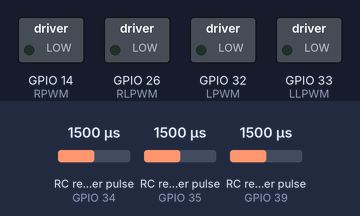
A sketch run on a simulated ESP32. Shown: switched loads named in the sketch (green lamp = pin HIGH). Wiring (inferred from the names in the program): 3 × RC receiver channel: data GPIO 34 / data GPIO 35 / data GPIO 39. Inputs (shaded band) come from the test bench; at power-on: RC receiver pulse (sensors on GPIO 34, GPIO 35, GPIO 39) 1500 µs.

Above: at 1.2 s.
1.3 s: RC receiver pulse (sensor on GPIO 34) set to 1020 µs
At 2.5 s:
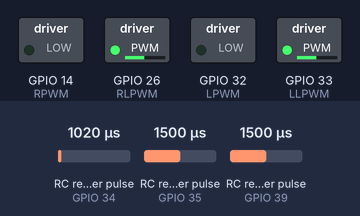
2.8 s: RC receiver pulse (sensor on GPIO 35) set to 1020 µs
At 3.4 s:
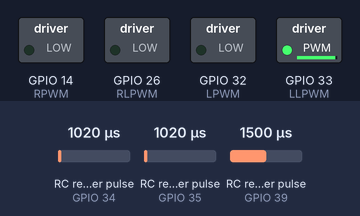
4.3 s: RC receiver pulse (sensor on GPIO 39) set to 1490 µs
At 5.0 s:
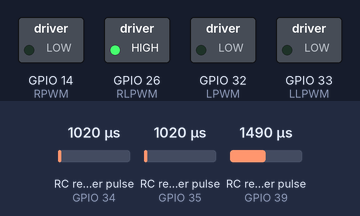
5.8 s: RC receiver pulse (sensor on GPIO 34) set to 1250 µs
At 6.9 s:
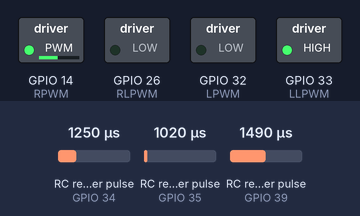
7.3 s: RC receiver pulse (sensor on GPIO 35) set to 1750 µs
At 8.5 s:
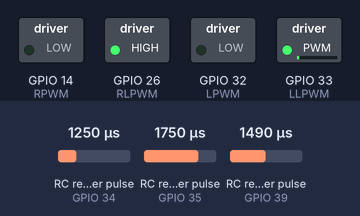
8.8 s: RC receiver pulse (sensor on GPIO 39) set to 1500 µs
At 9.2 s:
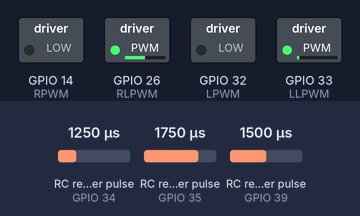
Timing chart, 0 to 11.3 s (numbered marks = the images above; inputs shaded):
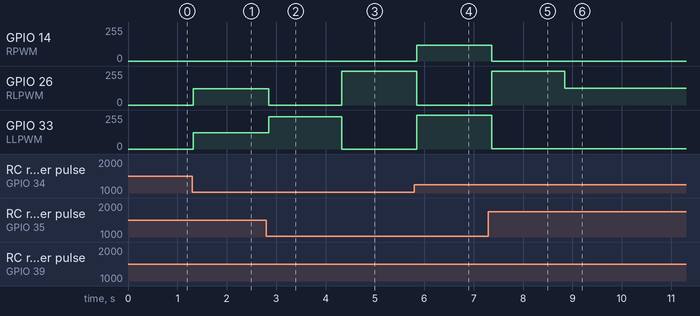

Measured:
- the behaviour switches between 1500 and 1499 µs on RC receiver pulse (sensor on GPIO 39) (found by bisection; images 2 and 3)
- after the input at 1.3 s, GPIO 26 (RLPWM), GPIO 33 (LLPWM): 0/255 → 122/255 at once
- after the input at 2.8 s, GPIO 26 (RLPWM): 122/255 → 0/255 after 0.05 s; GPIO 33 (LLPWM): 122/255 → 243/255 after 0.05 s
- after the input at 4.3 s, GPIO 26 (RLPWM): 0/255 → 255/255 at once; GPIO 33 (LLPWM): 243/255 → 0/255 at once
- after the input at 5.8 s, GPIO 14 (RPWM): 0/255 → 117/255 after 0.05 s; GPIO 26 (RLPWM): 255/255 → 0/255 after 0.05 s; GPIO 33 (LLPWM): 0/255 → 255/255 after 0.05 s
- after the input at 7.3 s, GPIO 14 (RPWM): 117/255 → 0/255 after 0.07 s; GPIO 26 (RLPWM): 0/255 → 255/255 after 0.07 s; GPIO 33 (LLPWM): 255/255 → 1/255 after 0.07 s
- after the input at 8.8 s, GPIO 26 (RLPWM): 255/255 → 127/255 after 0.05 s

The sketch:

FLYSKY_ESP32_RC_RC_BTS7960.ino
```cpp
// FlySky Receiver Input Pins
#define CH1_PIN 35  // Forward/Backward
#define CH2_PIN 34  // Left/Right
#define CH5_PIN 39  // Speed Mode toggle Switch

// BTS7960 Right Motor Pins
#define RPWM 14    // Right Motor RPWM
#define RLPWM 26   // Right Motor LPWM

// BTS7960 Left Motor Pins
#define LPWM 32    // Left Motor RPWM
#define LLPWM 33   // Left Motor LPWM

// PWM Channels
#define LPWM_CH 0
#define LLPWM_CH 1
#define RPWM_CH 2
#define RLPWM_CH 3

float speedMultiplier = 1.0;  // Initially Full Speed

int applyDeadband(int value, int threshold = 10) {
  return (abs(value) < threshold) ? 0 : value;
}

void setup() {
  Serial.begin(115200);

  // Set receiver pins
  pinMode(CH1_PIN, INPUT);
  pinMode(CH2_PIN, INPUT);
  pinMode(CH5_PIN, INPUT);

  // Set BTS7960 motor pins as OUTPUT
  pinMode(LPWM, OUTPUT);
  pinMode(LLPWM, OUTPUT);
  pinMode(RPWM, OUTPUT);
  pinMode(RLPWM, OUTPUT);

  // Setup PWM channels
  ledcSetup(LPWM_CH, 1000, 8);
  ledcAttachPin(LPWM, LPWM_CH);

  ledcSetup(LLPWM_CH, 1000, 8);
  ledcAttachPin(LLPWM, LLPWM_CH);

  ledcSetup(RPWM_CH, 1000, 8);
  ledcAttachPin(RPWM, RPWM_CH);

  ledcSetup(RLPWM_CH, 1000, 8);
  ledcAttachPin(RLPWM, RLPWM_CH);

  stopMotors();
}

void loop() {
  int ch1 = pulseIn(CH1_PIN, HIGH, 25000);  // Forward/Backward
  int ch2 = pulseIn(CH2_PIN, HIGH, 25000);  // Left/Right
  int ch5 = pulseIn(CH5_PIN, HIGH, 25000);  // Speed Mode Switch

  if (ch1 < 500 || ch1 > 2200 || ch2 < 500 || ch2 > 2200) {
    stopMotors();
    return;
  }

  speedMultiplier = (ch5 < 1500) ? 1.0 : 0.5; //0.5 = 50% Speed, 0.7 = 70%, 0.8 = 80%

  int x = map(ch1, 1000, 2000, -255, 255) * speedMultiplier;
  int y = map(ch2, 1000, 2000, -255, 255) * speedMultiplier;

  x = applyDeadband(x);
  y = applyDeadband(y);

  int leftSpeed, rightSpeed;
  if (y <= -150) {
    leftSpeed = y - x;
    rightSpeed = y + x;
  } else {
    leftSpeed = y + x;
    rightSpeed = y - x;
  }

  leftSpeed = constrain(leftSpeed, -255, 255);
  rightSpeed = constrain(rightSpeed, -255, 255);

  setMotor(LPWM_CH, LLPWM_CH, leftSpeed);
  setMotor(RPWM_CH, RLPWM_CH, rightSpeed);
}

void setMotor(uint8_t fwd_ch, uint8_t rev_ch, int speed) {
  if (speed > 0) {
    ledcWrite(fwd_ch, speed);
    ledcWrite(rev_ch, 0);
  } else if (speed < 0) {
    ledcWrite(fwd_ch, 0);
    ledcWrite(rev_ch, -speed);
  } else {
    ledcWrite(fwd_ch, 0);
    ledcWrite(rev_ch, 0);
  }
}

void stopMotors() {
  setMotor(LPWM_CH, LLPWM_CH, 0);
  setMotor(RPWM_CH, RLPWM_CH, 0);
}
```
